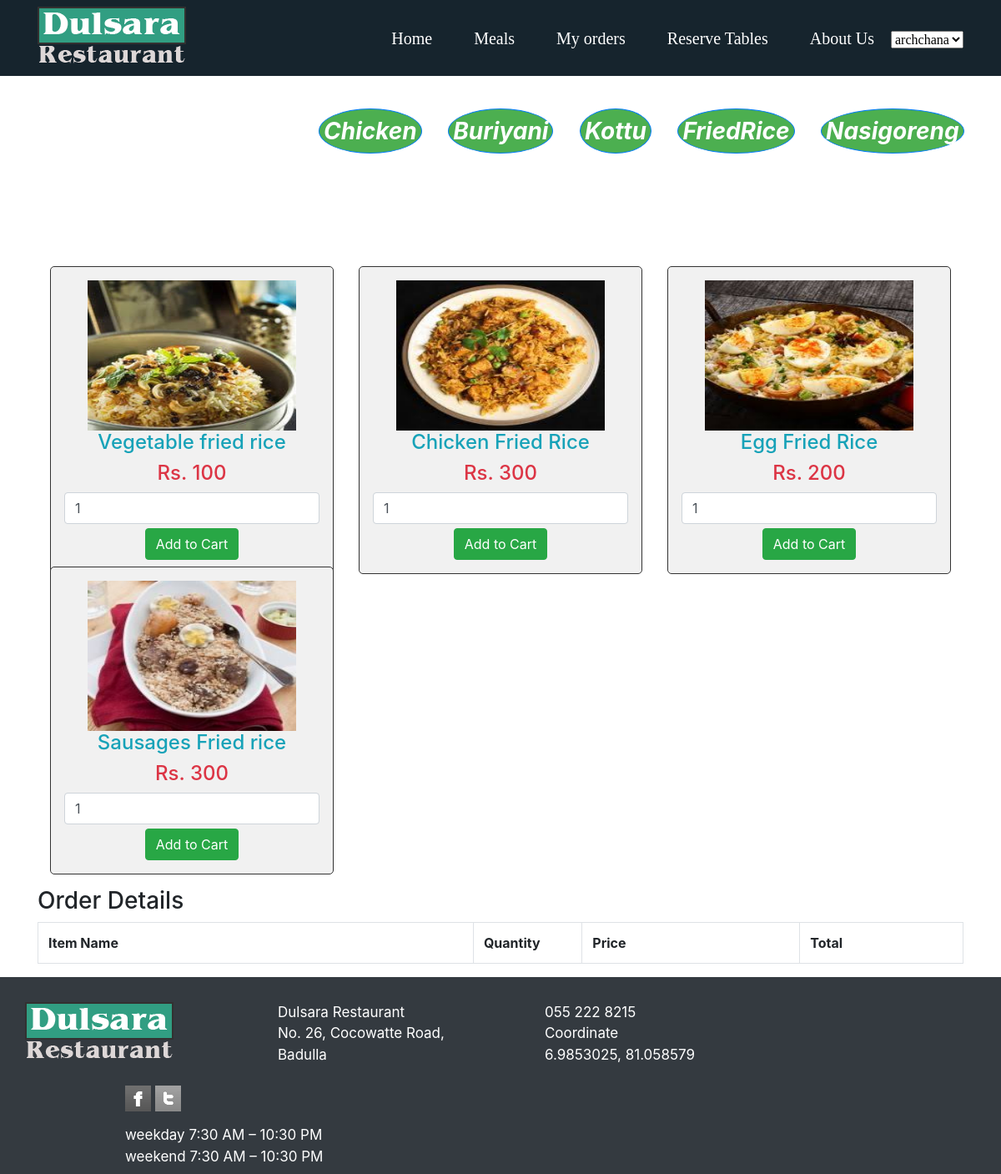
The page /orderhere/friedrice1.php (signed in) on the database its author committed.
### tables this page shows
CREATE TABLE `foods` (
  `food_id` int(20) NOT NULL,
  `food_name` varchar(100) NOT NULL,
  `food_desc` varchar(500) NOT NULL,
  `category_name` varchar(100) NOT NULL,
  `unit_price1` int(100) NOT NULL,
  `gallery_link` varchar(100) NOT NULL
);

### orderhere/friedrice1.php (the view, shortened to what this page needs)
<!doctype html>
<html lang="en">
  <head>
    <link rel="stylesheet" href="https://stackpath.bootstrapcdn.com/bootstrap/4.1.3/css/bootstrap.min.css">
  </head>
  <body>
								<nav class="navbar navbar-light" style="background-color:#16242D;">
										<div class="container" style="font-family:navfont; font-color:White;">
											<img src="../Images/logo.png" alt="Dulsara logo">
												<div id="navcontent">
													<a class="navbar-brand" style="color:White;" href="../home_cus.php">Home</a>
													<a class="navbar-brand" style="color:White;" href="ordernow.php">Meals</a>
													<a class="navbar-brand" style="color:White;" href="view_order.php">My orders</a>
													<a class="navbar-brand" style="color:White;" href="../tablenew.php">Reserve Tables</a>
													<a class="navbar-brand" style="color:White;"href="../AboutUs.php"> About Us</a>
                                                    <?php  if (isset($_SESSION['cus_id'])) {
			                     $row= $_SESSION['cus_fname'];}  ?>
                           <select name="forma" onchange="location=this.value;">
                          <option value=""> <a class="navbar-brand" href=" " style="color:Red;"><?php echo $row; ?></a></option>
                            </select>
												</div>
										</div>
								</nav>
									<br>
<div class="btn-toolbar">
					 <a class="btn btn-primary" href="ordernow.php" style="padding: 5px 5px; font-weight: ; font-size: 28px; background-color: #4CAF50; border-radius: 50%;" role="button">Chicken</a>&nbsp&nbsp&nbsp&nbsp&nbsp&nbsp&nbsp
					 <a class="btn btn-primary" href="buriyani1.php" style="padding: 5px 5px; font-weight: bold; font-size: 28px; background-color: #4CAF50; border-radius: 50%;" role="button">Buriyani</a>&nbsp&nbsp&nbsp&nbsp&nbsp&nbsp&nbsp
					 <a class="btn btn-primary" href="kothu1.php" style="padding: 5px 5px; font-weight: bold; font-size: 28px; background-color: #4CAF50; border-radius: 50%;" role="button"">Kottu</a>&nbsp&nbsp&nbsp&nbsp&nbsp&nbsp&nbsp
					 <a class="btn btn-primary" href="friedrice1.php" style="padding: 5px 5px; font-weight: bold; font-size: 28px; background-color: #4CAF50; border-radius: 50%;" role="button">FriedRice</a>&nbsp&nbsp&nbsp&nbsp&nbsp&nbsp&nbsp
					<a class="btn btn-primary" href="nasi1.php" style="padding: 5px 5px; font-weight: bold; font-size: 28px; background-color: #4CAF50; border-radius: 50%;" role="button">Nasigoreng</a>&nbsp&nbsp&nbsp&nbsp&nbsp&nbsp&nbsp
							 </div>
								<?php
                             include '../includes/dbh.inc.php';
?>
		<div class="container">
			<br />
			<br />
			<br /><br />
			<?php
				$query = "SELECT * FROM foods where (category_name='Fried Rice') ORDER BY food_id ASC";
				$result = mysqli_query($conn, $query);
				if(mysqli_num_rows($result) > 0)
				{
					while($row = mysqli_fetch_array($result))
					{
				?>
			<div class="col-md-4">
				<form method="post" action="buriyani1.php?action=add&id=<?php echo $row["food_id"]; ?>">
					<div style="border:1px solid #333; background-color:#f1f1f1; border-radius:5px; padding:16px;" align="center">
						<img  style="width:250px;height:180px" src="../images/<?php echo $row["gallery_link"]; ?>" class="img-responsive" /><br />
						<h4 class="text-info"><?php echo $row["food_name"]; ?></h4>
						<h4 class="text-danger">Rs. <?php echo $row["unit_price1"]; ?></h4>
						<input type="text" name="quantity" value="1" class="form-control" />
				<?php	if(isset($_SESSION['cus_id'])){
	echo '<input type="submit" name="add_to_cart" style="margin-top:5px;" class="btn btn-success" value="Add to Cart" />';
}else{
echo '<a class="link" href="login.php" style="text-decoration:none">add cart</a>';
}
?>
					</div>
				</form>
			</div>
					<?php }}?>
			<br />
			<h3>Order Details</h3>
			<div class="table-responsive">
			<form action="cart1.php" method="POST">
				<table class="table table-bordered">
				<tr>
						<th width="40%">Item Name</th>
						<th width="10%">Quantity</th>
						<th width="20%">Price</th>
						<th width="15%">Total</th>
					</tr>
				</table>
				</form>
			</div>
		</div>
 <div id="footer">
			<nav class="navbar navbar-dark bg-dark" style="padding-top: 30px;">
				<div class="container">
					<div class="row">
							<div class="col1">
								<img src="../Images/logo.png" alt="Dulsara Logo"></br></br>
							</div>
						<div class="col2">
								Dulsara Restaurant
								<address> No. 26, Cocowatte Road,</br>Badulla</address>
						</div>
						<div class="col3">
						055 222 8215 <br>
						Coordinate<br> <a href="https://www.google.com/maps/place/6.9853025,81.058579" target="_blank" style="color:white;"> 6.9853025, 81.058579</a>
						</div>
						<div class="col4">
							<p class="icons">
								<a href="#" class="normaltip" title="Facebook"><img src="../Images/icon1.gif" alt=""></a>
								<a href="#" class="normaltip" title="Twitter"><img src="../Images/icon3.gif" alt=""></a>
							</p>
									 weekday      7:30 AM – 10:30 PM <br>
									weekend    7:30 AM – 10:30 PM
						</div>
					</div>
				</div>
			</nav>
		</div>
</body>
</html>

### orderhere/friedrice1.php (style rules this page uses)
[class*="col-"] { float: left; }
body { ddbackground-image: url(../Images/bg_slider.jpg); background-color:#D8D9D***B; }
* { box-sizing: border-box; }
.row:after { content: ""; display: table; clear: both; }
.btn-toolbar { margin-left:350px; text-align: center; align-content:center; padding: 15px 32px; cursor: pointer; border-radius: 50%; }
.btn-primary { border-radius: 12px; text-align: center; padding: 12px 28px; background-color: #A9A9A9; font-weight: bold; font-style: italic; cursor: pointer; }
.col-md-4 { width:500px;height:360px; }
.navbar-brand { padding-left: 30px; }
.col2 { padding-left: 120px; }
.col3 { padding-left: 120px; }
.col4 { padding-left: 120px; color:White; }
.icons { align-items: center; }
#footer { color: White; font-size:17px; }

### rows shown on the page
foods: gallery_link (picture), food_name "Vegetable fried rice", unit_price1 "100"
foods: gallery_link (picture), food_name "Chicken Fried Rice", unit_price1 "300"
foods: gallery_link (picture), food_name "Egg Fried Rice", unit_price1 "200"
foods: gallery_link (picture), food_name "Sausages Fried rice", unit_price1 "300"
